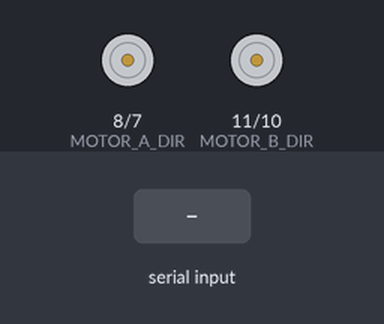
Recording of a sketch running on a simulated Arduino Uno, built with avr-gcc and run on an emulated ATmega328P. Shown: direction and speed pins drawn as motors (green arrow = direction pin HIGH = forward, orange = LOW = backward, longer = more drive). The inputs (shaded band) are chosen by the test bench. What the sketch prints to the serial monitor is not drawn.

Above: at 1.2 s.
1.3 s: "1" received over Serial
At 2.7 s:
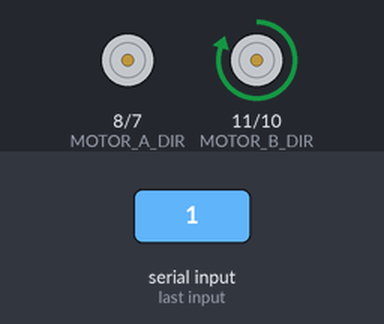
3.3 s: "2" received over Serial
At 4.2 s:
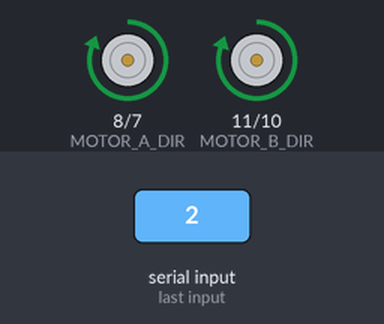
5.3 s: "5" received over Serial
At 6.9 s:
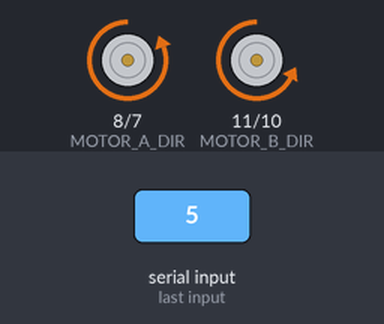
7.3 s: "1" received over Serial
At 8.5 s:
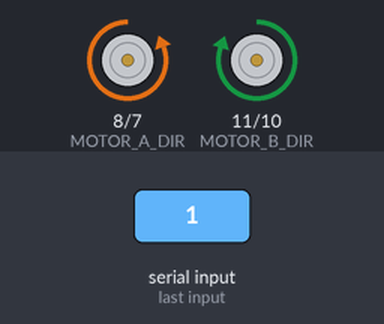
Timing chart, 0 to 10.3 s (numbered marks = the images above; inputs shaded):
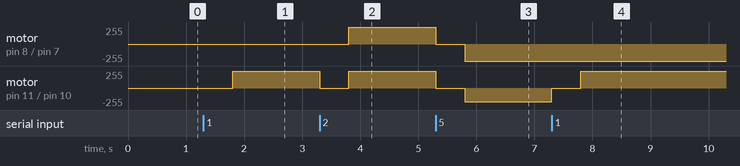

Measured:
- after the input at 1.3 s, motor on pin 11 (MOTOR_B_DIR) / pin 10 (MOTOR_B_PWM): stopped → forward 254/255 after 0.50 s
- after the input at 3.3 s, motor on pin 8 (MOTOR_A_DIR) / pin 7 (MOTOR_A_PWM): stopped → forward 255/255 after 0.50 s; motor on pin 11 (MOTOR_B_DIR) / pin 10 (MOTOR_B_PWM): forward 254/255 → stopped at once, → forward 254/255 0.50 s later
- after the input at 5.3 s, motor on pin 8 (MOTOR_A_DIR) / pin 7 (MOTOR_A_PWM): forward 255/255 → stopped at once, → backward 255/255 0.50 s later; motor on pin 11 (MOTOR_B_DIR) / pin 10 (MOTOR_B_PWM): forward 254/255 → stopped at once, → backward 205/255 0.50 s later
- after the input at 7.3 s, motor on pin 11 (MOTOR_B_DIR) / pin 10 (MOTOR_B_PWM): backward 205/255 → stopped at once, → forward 254/255 0.50 s later

The sketch:

Dual-Channel-Motor-Driver-Module.ino
```cpp
/*
  HG7881_Motor_Driver_Example - Arduino sketch

  This example shows how to drive a motor with using HG7881 (L9110) Dual
  Channel Motor Driver Module.  For simplicity, this example shows how to
  drive a single motor.  Both channels work the same way.

  This example is meant to illustrate how to operate the motor driver
  and is not intended to be elegant, efficient or useful.

  Connections:

    Arduino digital output D10 to motor driver input B-IA.
    Arduino digital output D11 to motor driver input B-IB.
    Motor driver VCC to operating voltage 5V.
    Motor driver GND to common ground.
    Motor driver MOTOR B screw terminals to a small motor.

  Related Banana Robotics items:

    BR010038 HG7881 (L9110) Dual Channel Motor Driver Module
    https://www.BananaRobotics.com/shop/HG7881-(L9110)-Dual-Channel-Motor-Driver-Module

  https://www.BananaRobotics.com
*/

// wired connections
#define HG7881_B_IA 10  // D10 --> Motor B Input A --> MOTOR B +
#define HG7881_B_IB 11  // D11 --> Motor B Input B --> MOTOR B -

#define HG7881_A_IA 7  // D10 --> Motor B Input A --> MOTOR B +
#define HG7881_A_IB 8  // D11 --> Motor B Input B --> MOTOR B -

// functional connections
#define MOTOR_B_PWM HG7881_B_IA  // Motor B PWM Speed
#define MOTOR_B_DIR HG7881_B_IB  // Motor B Direction

#define MOTOR_A_PWM HG7881_A_IA  // Motor B PWM Speed
#define MOTOR_A_DIR HG7881_A_IB  // Motor B Direction

// the actual values for "fast" and "slow" depend on the motor
#define PWM_SLOW 50    // arbitrary slow speed PWM duty cycle
#define PWM_FAST 200   // arbitrary fast speed PWM duty cycle
#define DIR_DELAY 500  // brief delay for abrupt motor changes

void setup() {
  Serial.begin(9600);
  pinMode(MOTOR_B_DIR, OUTPUT);
  pinMode(MOTOR_B_PWM, OUTPUT);
  pinMode(MOTOR_A_DIR, OUTPUT);
  pinMode(MOTOR_A_PWM, OUTPUT);

  digitalWrite(MOTOR_B_DIR, LOW);
  digitalWrite(MOTOR_B_PWM, LOW);
  digitalWrite(MOTOR_A_DIR, LOW);
  digitalWrite(MOTOR_A_PWM, LOW);
}

void loop() {
  boolean isValidInput;
  // draw a menu on the serial port
  Serial.println("-----------------------------");
  Serial.println("MENU:");
  Serial.println("1) Fast forward");
  Serial.println("2) Forward");
  Serial.println("3) Soft stop (coast)");
  Serial.println("4) Reverse");
  Serial.println("5) Fast reverse");
  Serial.println("6) Hard stop (brake)");
  Serial.println("-----------------------------");
  do {
    byte c;
    // get the next character from the serial port
    Serial.print("?");
    while (!Serial.available())
      ;  // LOOP...
    c = Serial.read();
    // execute the menu option based on the character recieved
    switch (c) {
      case '1':  // 1) Fast forward
        Serial.println("Fast forward...");
        // always stop motors briefly before abrupt changes
        digitalWrite(MOTOR_B_DIR, LOW);
        digitalWrite(MOTOR_B_PWM, LOW);
        delay(DIR_DELAY);
        // set the motor speed and direction
        digitalWrite(MOTOR_B_DIR, HIGH);  // direction = forward
        // analogWrite(MOTOR_B_PWM, 255 - PWM_FAST);  // PWM speed = fast
        analogWrite(MOTOR_B_PWM, 255 - 1);  // PWM speed = fast
        isValidInput = true;
        break;

      case '2':  // 2) Forward
        reverse();
        isValidInput = true;
        break;

      case '3':  // 3) Soft stop (preferred)
        softStop();
        isValidInput = true;
        break;

      case '5':  // 5) Fast reverse
        fastForward();
        isValidInput = true;
        break;

      case '6':  // 6) Hard stop (use with caution)
        hardStop();
        isValidInput = true;
        break;

      default:
        // wrong character! display the menu again!
        isValidInput = false;
        break;
    }
  } while (isValidInput == true);

  // repeat the main loop and redraw the menu...
}
/*EOF*/

void fastForward() {
  Serial.println("Fast forward...");
  // always stop motors briefly before abrupt changes
  digitalWrite(MOTOR_B_DIR, LOW);
  digitalWrite(MOTOR_B_PWM, LOW);
  digitalWrite(MOTOR_A_DIR, LOW);
  digitalWrite(MOTOR_A_PWM, LOW);
  delay(DIR_DELAY);
  // set the motor speed and direction
  digitalWrite(MOTOR_B_DIR, LOW);      // direction = reverse
  analogWrite(MOTOR_B_PWM, PWM_FAST);  // PWM speed = fast
  digitalWrite(MOTOR_A_DIR, LOW);      // direction = reverse
  analogWrite(MOTOR_A_PWM, PWM_FAST);  // PWM speed = fast
}

void hardStop() {
  Serial.println("Hard stop (brake)...");
  digitalWrite(MOTOR_B_DIR, HIGH);
  digitalWrite(MOTOR_B_PWM, HIGH);
  digitalWrite(MOTOR_A_DIR, HIGH);
  digitalWrite(MOTOR_A_PWM, HIGH);
}

void softStop() {
  Serial.println("Soft stop (coast)...");
  digitalWrite(MOTOR_B_DIR, LOW);
  digitalWrite(MOTOR_B_PWM, LOW);
  digitalWrite(MOTOR_A_DIR, LOW);
  digitalWrite(MOTOR_A_PWM, LOW);
}

void reverse() {
  Serial.println("Forward...");
  // always stop motors briefly before abrupt changes
  digitalWrite(MOTOR_B_DIR, LOW);
  digitalWrite(MOTOR_B_PWM, LOW);
  digitalWrite(MOTOR_A_DIR, LOW);
  digitalWrite(MOTOR_A_PWM, LOW);
  delay(DIR_DELAY);

  // set the motor speed and direction
  digitalWrite(MOTOR_B_DIR, HIGH);           // direction = forward
  analogWrite(MOTOR_B_PWM, 255 - PWM_SLOW);  // PWM speed = slow
  digitalWrite(MOTOR_A_DIR, HIGH);           // direction = forward
  analogWrite(MOTOR_A_PWM, 255 - PWM_SLOW);  // PWM speed = slow
}

void fastReverse() {
  Serial.println("Fast forward...");
  // always stop motors briefly before abrupt changes
  digitalWrite(MOTOR_B_DIR, LOW);
  digitalWrite(MOTOR_B_PWM, LOW);
  digitalWrite(MOTOR_A_DIR, LOW);
  digitalWrite(MOTOR_A_PWM, LOW);
  delay(DIR_DELAY);
  // set the motor speed and direction
  digitalWrite(MOTOR_B_DIR, HIGH);      // direction = reverse
  analogWrite(MOTOR_B_PWM, PWM_FAST);  // PWM speed = fast
  digitalWrite(MOTOR_A_DIR, HIGH);      // direction = reverse
  analogWrite(MOTOR_A_PWM, PWM_FAST);  // PWM speed = fast
}
```
